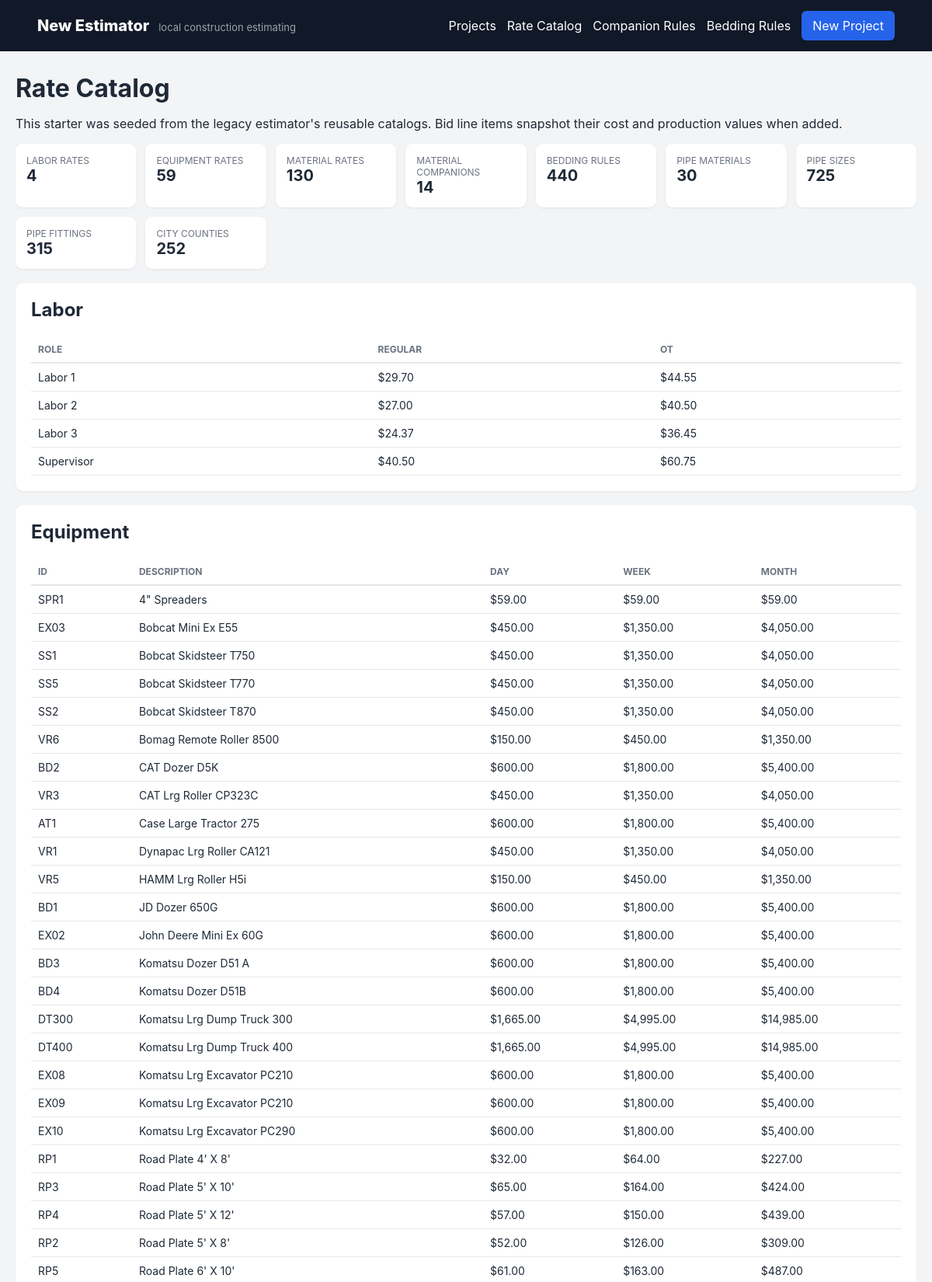
/rates (upper part), run on the app's committed database.
### tables this page shows
CREATE TABLE labor_rates (
    id INTEGER PRIMARY KEY AUTOINCREMENT,
    role_name TEXT NOT NULL UNIQUE,
    reg_hourly_rate REAL NOT NULL DEFAULT 0,
    ot_hourly_rate REAL NOT NULL DEFAULT 0
);

CREATE TABLE equipment_rates (
    id INTEGER PRIMARY KEY AUTOINCREMENT,
    machine_id TEXT NOT NULL UNIQUE,
    description TEXT NOT NULL,
    day_rate REAL NOT NULL DEFAULT 0,
    week_rate REAL NOT NULL DEFAULT 0,
    month_rate REAL NOT NULL DEFAULT 0,
    fuel_capacity_gal REAL NOT NULL DEFAULT 0,
    fuel_price_per_gal REAL NOT NULL DEFAULT 0,
    category TEXT
);

### app.py (the view)
@app.route('/rates')
def rates():
    with connect() as conn:
        counts={t:conn.execute(f'SELECT COUNT(*) FROM {t}').fetchone()[0] for t in ['labor_rates','equipment_rates','material_rates','material_companions','bedding_rules','pipe_materials','pipe_sizes','pipe_fittings','city_counties']}
        scopes=[r[0] for r in conn.execute('SELECT DISTINCT scope FROM material_rates ORDER BY scope')]
    return render_template('rates.html',counts=counts,scopes=scopes,labor=labor_catalog(),equipment=equipment_catalog(),materials=catalog_materials())

### app.py (called while the page is built)
@app.template_filter('money')
def fmt_money(v): return f'${float(v or 0):,.2f}'

### db.py (called while the page is built)
def connect():
    conn = sqlite3.connect(DB_PATH)
    conn.row_factory = sqlite3.Row
    conn.execute('PRAGMA foreign_keys = ON')
    return conn

### services.py (called while the page is built)
def catalog_materials(scope=None):
    with connect() as conn:
        if scope:
            return conn.execute('SELECT * FROM material_rates WHERE scope=? ORDER BY name', (scope,)).fetchall()
        return conn.execute('SELECT * FROM material_rates ORDER BY scope,name').fetchall()

def labor_catalog():
    with connect() as conn:
        return conn.execute('SELECT * FROM labor_rates ORDER BY role_name').fetchall()

def equipment_catalog():
    with connect() as conn:
        return conn.execute('SELECT * FROM equipment_rates ORDER BY description').fetchall()

### templates/rates.html
{% extends 'base.html' %}{% block content %}<h1>Rate Catalog</h1><p>This starter was seeded from the legacy estimator's reusable catalogs. Bid line items snapshot their cost and production values when added.</p><div class="kpis">{% for k,v in counts.items() %}<div><span>{{ k.replace('_',' ') }}</span><strong>{{ v }}</strong></div>{% endfor %}</div><div class="card"><h2>Labor</h2><table><tr><th>Role</th><th>Regular</th><th>OT</th></tr>{% for r in labor %}<tr><td>{{ r.role_name }}</td><td>{{ r.reg_hourly_rate|money }}</td><td>{{ r.ot_hourly_rate|money }}</td></tr>{% endfor %}</table></div><div class="card"><h2>Equipment</h2><table><tr><th>ID</th><th>Description</th><th>Day</th><th>Week</th><th>Month</th></tr>{% for r in equipment %}<tr><td>{{ r.machine_id }}</td><td>{{ r.description }}</td><td>{{ r.day_rate|money }}</td><td>{{ r.week_rate|money }}</td><td>{{ r.month_rate|money }}</td></tr>{% endfor %}</table></div><div class="card"><h2>Materials</h2><table><tr><th>Scope</th><th>Item</th><th>Unit</th><th>Cost</th><th>Production/day</th></tr>{% for r in materials %}<tr><td>{{ r.scope }}</td><td>{{ r.name }}</td><td>{{ r.unit }}</td><td>{{ r.unit_cost|money }}</td><td>{{ r.production_rate if r.production_rate else '—' }}</td></tr>{% endfor %}</table></div>{% endblock %}

### static/css/app.css (style rules this page uses)
:root { font-family:Inter,Segoe UI,Arial,sans-serif;color:#1f2937;background:#f3f4f6 }
* { box-sizing:border-box }
body { margin:0 }
h1 { margin:0 0 8px }
h2 { margin-top:0 }
.card { background:white;border-radius:10px;padding:20px;margin:18px 0;box-shadow:0 1px 3px #0001;overflow:auto }
.kpis { display:grid;grid-template-columns:repeat(auto-fit,minmax(150px,1fr));gap:12px }
.kpis>div { background:white;border-radius:9px;padding:14px;box-shadow:0 1px 3px #0001 }
.kpis span { display:block;color:#6b7280;font-size:12px;text-transform:uppercase }
.kpis strong { font-size:20px }
table { width:100%;border-collapse:collapse;font-size:14px }
th { text-align:left;color:#6b7280;font-size:12px;text-transform:uppercase;border-bottom:2px solid #e5e7eb;padding:9px }
td { border-bottom:1px solid #e5e7eb;padding:9px;vertical-align:top }

### data on the page
labor_rates: role_name "Labor 1", reg_hourly_rate "$29.70", ot_hourly_rate "$44.55"
labor_rates: role_name "Labor 2", reg_hourly_rate "$27.00", ot_hourly_rate "$40.50"
labor_rates: role_name "Labor 3", reg_hourly_rate "$24.37", ot_hourly_rate "$36.45"
labor_rates: role_name "Supervisor", reg_hourly_rate "$40.50", ot_hourly_rate "$60.75"
equipment_rates: machine_id "SPR1", description "4\" Spreaders", day_rate "$59.00", week_rate "$59.00", month_rate "$59.00"
equipment_rates: machine_id "EX03", description "Bobcat Mini Ex E55", day_rate "$450.00", week_rate "$1,350.00", month_rate "$4,050.00"
equipment_rates: machine_id "SS1", description "Bobcat Skidsteer T750", day_rate "$450.00", week_rate "$1,350.00", month_rate "$4,050.00"
equipment_rates: machine_id "SS5", description "Bobcat Skidsteer T770", day_rate "$450.00", week_rate "$1,350.00", month_rate "$4,050.00"
equipment_rates: machine_id "SS2", description "Bobcat Skidsteer T870", day_rate "$450.00", week_rate "$1,350.00", month_rate "$4,050.00"
equipment_rates: machine_id "VR6", description "Bomag Remote Roller 8500", day_rate "$150.00", week_rate "$450.00", month_rate "$1,350.00"
equipment_rates: machine_id "BD2", description "CAT Dozer D5K", day_rate "$600.00", week_rate "$1,800.00", month_rate "$5,400.00"
equipment_rates: machine_id "VR3", description "CAT Lrg Roller CP323C", day_rate "$450.00", week_rate "$1,350.00", month_rate "$4,050.00"
equipment_rates: machine_id "AT1", description "Case Large Tractor 275", day_rate "$600.00", week_rate "$1,800.00", month_rate "$5,400.00"
equipment_rates: machine_id "VR1", description "Dynapac Lrg Roller CA121", day_rate "$450.00", week_rate "$1,350.00", month_rate "$4,050.00"
equipment_rates: machine_id "VR5", description "HAMM Lrg Roller H5i", day_rate "$150.00", week_rate "$450.00", month_rate "$1,350.00"
equipment_rates: machine_id "BD1", description "JD Dozer 650G", day_rate "$600.00", week_rate "$1,800.00", month_rate "$5,400.00"
equipment_rates: machine_id "EX02", description "John Deere Mini Ex 60G", day_rate "$600.00", week_rate "$1,800.00", month_rate "$5,400.00"
equipment_rates: machine_id "BD3", description "Komatsu Dozer D51 A", day_rate "$600.00", week_rate "$1,800.00", month_rate "$5,400.00"
equipment_rates: machine_id "BD4", description "Komatsu Dozer D51B", day_rate "$600.00", week_rate "$1,800.00", month_rate "$5,400.00"
equipment_rates: machine_id "DT300", description "Komatsu Lrg Dump Truck 300", day_rate "$1,665.00", week_rate "$4,995.00", month_rate "$14,985.00"
equipment_rates: machine_id "DT400", description "Komatsu Lrg Dump Truck 400", day_rate "$1,665.00", week_rate "$4,995.00", month_rate "$14,985.00"
equipment_rates: machine_id "EX08", description "Komatsu Lrg Excavator PC210", day_rate "$600.00", week_rate "$1,800.00", month_rate "$5,400.00"
equipment_rates: machine_id "EX09", description "Komatsu Lrg Excavator PC210", day_rate "$600.00", week_rate "$1,800.00", month_rate "$5,400.00"
equipment_rates: machine_id "EX10", description "Komatsu Lrg Excavator PC290", day_rate "$600.00", week_rate "$1,800.00", month_rate "$5,400.00"
equipment_rates: machine_id "RP1", description "Road Plate 4' X 8'", day_rate "$32.00", week_rate "$64.00", month_rate "$227.00"
equipment_rates: machine_id "RP3", description "Road Plate 5' X 10'", day_rate "$65.00", week_rate "$164.00", month_rate "$424.00"
equipment_rates: machine_id "RP4", description "Road Plate 5' X 12'", day_rate "$57.00", week_rate "$150.00", month_rate "$439.00"
equipment_rates: machine_id "RP2", description "Road Plate 5' X 8'", day_rate "$52.00", week_rate "$126.00", month_rate "$309.00"
equipment_rates: machine_id "RP5", description "Road Plate 6' X 10'", day_rate "$61.00", week_rate "$163.00", month_rate "$487.00"

### other printed values
{{ k.replace('_',' ') }} "LABOR RATES" "EQUIPMENT RATES" "MATERIAL RATES" "MATERIAL COMPANIONS" "BEDDING RULES" "PIPE MATERIALS" "PIPE SIZES" "PIPE FITTINGS" "CITY COUNTIES"
{{ v }} "4" "59" "130" "14" "440" "30" "725" "315" "252"
